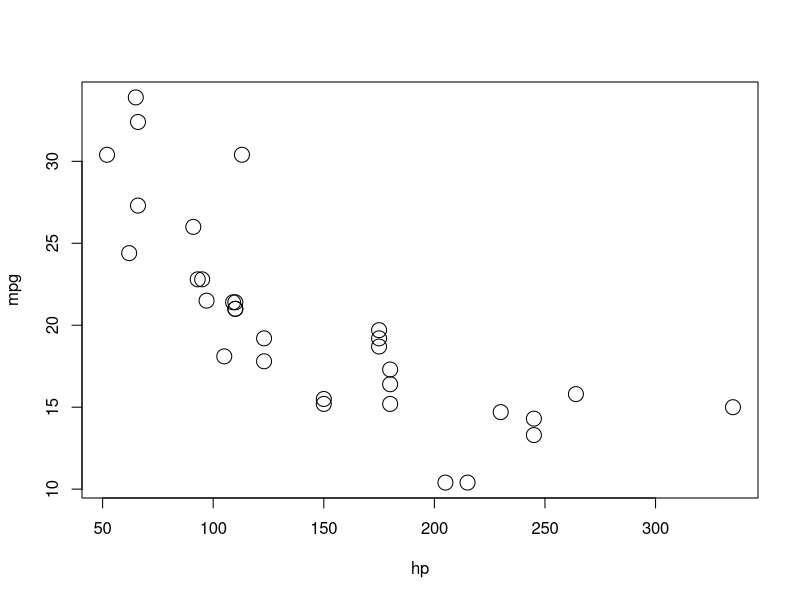
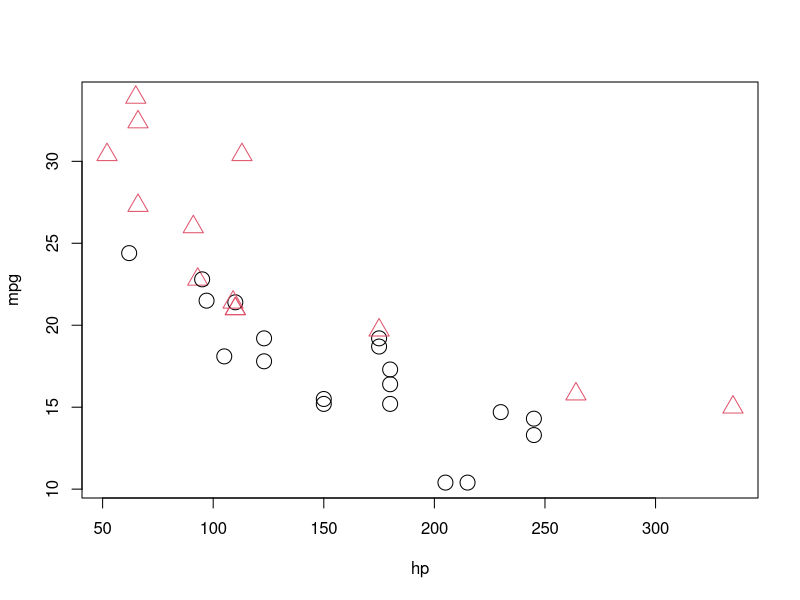

The R source for these figures, in order: (Note: this script raises an error after producing the figures.)


mtcars

plot(mpg ~ hp, data = mtcars, cex = 2)
plot(mpg ~ hp, data = mtcars, col = am + 1, pch = am + 1, cex = 2)
abline(mpg_hp_slr)

(mpg_hp_slr = lm(mpg ~ hp, data = mtcars))

summary(mpg_hp_slr)

#x2 = numeric variable, but represents categorical

mpg_hp_add = lm(mpg ~ hp + am, data = mtcars)

int_auto = coef(mpg_hp_add)[1]
int_man  = coef(mpg_hp_add)[1] + coef(mpg_hp_add)[3]

slope_auto = coef(mpg_hp_add)[2]
slope_man  = coef(mpg_hp_add)[2]

summary(mpg_hp_add)


plot(mpg ~ hp, data = mtcars,  col = am + 1, pch = am + 1, cex = 2)
abline(int_auto, slope_auto, col = 1, lty = 1, lwd = 2)
abline(int_man, slope_man, col = 2, lty =2, lwd = 2)

#H0: B2 = 0, b2 <> 0
#testing 1 line vs 2 lines

anova(mpg_hp_slr, mpg_hp_add)
summary(mpg_hp_add)$coefficients["am", ]

#options(scipen = 1, digits = 2)

